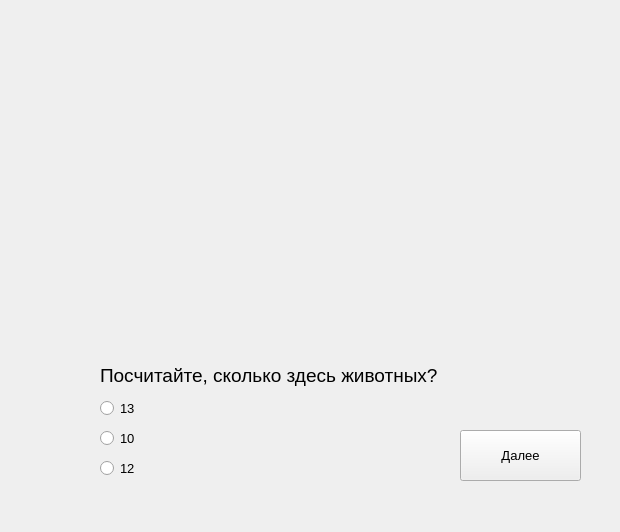
<?xml version="1.0" encoding="UTF-8"?>
<ui version="4.0">
 <class>Form</class>
 <widget class="QWidget" name="Form">
  <property name="geometry">
   <rect>
    <x>0</x>
    <y>0</y>
    <width>620</width>
    <height>532</height>
   </rect>
  </property>
  <property name="windowTitle">
   <string>Form</string>
  </property>
  <widget class="QStackedWidget" name="page_4">
   <property name="geometry">
    <rect>
     <x>20</x>
     <y>30</y>
     <width>581</width>
     <height>471</height>
    </rect>
   </property>
   <property name="currentIndex">
    <number>2</number>
   </property>
   <widget class="QWidget" name="page">
    <widget class="QLabel" name="label">
     <property name="geometry">
      <rect>
       <x>190</x>
       <y>90</y>
       <width>351</width>
       <height>111</height>
      </rect>
     </property>
     <property name="font">
      <font>
       <family>MS Shell Dlg 2</family>
       <pointsize>72</pointsize>
       <bold>false</bold>
      </font>
     </property>
     <property name="text">
      <string>ТЕСТ</string>
     </property>
    </widget>
    <widget class="QPushButton" name="GoButton">
     <property name="geometry">
      <rect>
       <x>210</x>
       <y>280</y>
       <width>191</width>
       <height>101</height>
      </rect>
     </property>
     <property name="font">
      <font>
       <pointsize>16</pointsize>
      </font>
     </property>
     <property name="text">
      <string>Поехали!</string>
     </property>
    </widget>
   </widget>
   <widget class="QWidget" name="page_2">
    <widget class="QLabel" name="label_2">
     <property name="geometry">
      <rect>
       <x>70</x>
       <y>10</y>
       <width>441</width>
       <height>301</height>
      </rect>
     </property>
     <property name="text">
      <string/>
     </property>
     <property name="pixmap">
      <pixmap resource="Resource/Image.qrc">:/newPrefix/na_vnimatelnost.png</pixmap>
     </property>
     <property name="scaledContents">
      <bool>true</bool>
     </property>
    </widget>
    <widget class="QLabel" name="label_3">
     <property name="geometry">
      <rect>
       <x>100</x>
       <y>330</y>
       <width>431</width>
       <height>31</height>
      </rect>
     </property>
     <property name="font">
      <font>
       <pointsize>14</pointsize>
      </font>
     </property>
     <property name="text">
      <string>Посчитайте, сколько здесь кошек?</string>
     </property>
    </widget>
    <widget class="QRadioButton" name="radioButton">
     <property name="geometry">
      <rect>
       <x>100</x>
       <y>380</y>
       <width>82</width>
       <height>17</height>
      </rect>
     </property>
     <property name="font">
      <font>
       <pointsize>10</pointsize>
      </font>
     </property>
     <property name="text">
      <string>13</string>
     </property>
    </widget>
    <widget class="QRadioButton" name="radioButton_2">
     <property name="geometry">
      <rect>
       <x>100</x>
       <y>410</y>
       <width>82</width>
       <height>17</height>
      </rect>
     </property>
     <property name="font">
      <font>
       <pointsize>10</pointsize>
      </font>
     </property>
     <property name="text">
      <string>12</string>
     </property>
    </widget>
    <widget class="QRadioButton" name="radioButton_3">
     <property name="geometry">
      <rect>
       <x>100</x>
       <y>440</y>
       <width>82</width>
       <height>17</height>
      </rect>
     </property>
     <property name="font">
      <font>
       <pointsize>10</pointsize>
      </font>
     </property>
     <property name="text">
      <string>15</string>
     </property>
    </widget>
    <widget class="QPushButton" name="dalee1">
     <property name="geometry">
      <rect>
       <x>440</x>
       <y>410</y>
       <width>121</width>
       <height>51</height>
      </rect>
     </property>
     <property name="font">
      <font>
       <pointsize>10</pointsize>
      </font>
     </property>
     <property name="text">
      <string>Далее</string>
     </property>
    </widget>
   </widget>
   <widget class="QWidget" name="page_3">
    <widget class="QLabel" name="label_4">
     <property name="geometry">
      <rect>
       <x>80</x>
       <y>10</y>
       <width>441</width>
       <height>301</height>
      </rect>
     </property>
     <property name="text">
      <string/>
     </property>
     <property name="pixmap">
      <pixmap resource="Resource/Image.qrc">:/newPrefix/na_vnim2.png</pixmap>
     </property>
     <property name="scaledContents">
      <bool>true</bool>
     </property>
    </widget>
    <widget class="QLabel" name="label_5">
     <property name="geometry">
      <rect>
       <x>80</x>
       <y>330</y>
       <width>431</width>
       <height>31</height>
      </rect>
     </property>
     <property name="font">
      <font>
       <pointsize>14</pointsize>
      </font>
     </property>
     <property name="text">
      <string>Посчитайте, сколько здесь животных?</string>
     </property>
    </widget>
    <widget class="QRadioButton" name="radioButton_4">
     <property name="geometry">
      <rect>
       <x>80</x>
       <y>370</y>
       <width>82</width>
       <height>17</height>
      </rect>
     </property>
     <property name="font">
      <font>
       <pointsize>10</pointsize>
      </font>
     </property>
     <property name="text">
      <string>13</string>
     </property>
    </widget>
    <widget class="QRadioButton" name="radioButton_5">
     <property name="geometry">
      <rect>
       <x>80</x>
       <y>400</y>
       <width>82</width>
       <height>17</height>
      </rect>
     </property>
     <property name="font">
      <font>
       <pointsize>10</pointsize>
      </font>
     </property>
     <property name="text">
      <string>10</string>
     </property>
    </widget>
    <widget class="QRadioButton" name="radioButton_6">
     <property name="geometry">
      <rect>
       <x>80</x>
       <y>430</y>
       <width>82</width>
       <height>17</height>
      </rect>
     </property>
     <property name="font">
      <font>
       <pointsize>10</pointsize>
      </font>
     </property>
     <property name="text">
      <string>12</string>
     </property>
    </widget>
    <widget class="QPushButton" name="dalee2">
     <property name="geometry">
      <rect>
       <x>440</x>
       <y>400</y>
       <width>121</width>
       <height>51</height>
      </rect>
     </property>
     <property name="font">
      <font>
       <pointsize>10</pointsize>
      </font>
     </property>
     <property name="text">
      <string>Далее</string>
     </property>
    </widget>
   </widget>
   <widget class="QWidget" name="page_5">
    <widget class="QLabel" name="label_6">
     <property name="geometry">
      <rect>
       <x>80</x>
       <y>10</y>
       <width>441</width>
       <height>301</height>
      </rect>
     </property>
     <property name="text">
      <string/>
     </property>
     <property name="pixmap">
      <pixmap resource="Resource/Image.qrc">:/newPrefix/na_vnim3.png</pixmap>
     </property>
     <property name="scaledContents">
      <bool>true</bool>
     </property>
    </widget>
    <widget class="QLabel" name="label_7">
     <property name="geometry">
      <rect>
       <x>80</x>
       <y>320</y>
       <width>431</width>
       <height>31</height>
      </rect>
     </property>
     <property name="font">
      <font>
       <pointsize>14</pointsize>
      </font>
     </property>
     <property name="text">
      <string>А здесь сколько?</string>
     </property>
    </widget>
    <widget class="QRadioButton" name="radioButton_7">
     <property name="geometry">
      <rect>
       <x>80</x>
       <y>360</y>
       <width>82</width>
       <height>17</height>
      </rect>
     </property>
     <property name="font">
      <font>
       <pointsize>10</pointsize>
      </font>
     </property>
     <property name="text">
      <string>3</string>
     </property>
    </widget>
    <widget class="QRadioButton" name="radioButton_8">
     <property name="geometry">
      <rect>
       <x>80</x>
       <y>390</y>
       <width>82</width>
       <height>17</height>
      </rect>
     </property>
     <property name="font">
      <font>
       <pointsize>10</pointsize>
      </font>
     </property>
     <property name="text">
      <string>2</string>
     </property>
    </widget>
    <widget class="QRadioButton" name="radioButton_9">
     <property name="geometry">
      <rect>
       <x>80</x>
       <y>420</y>
       <width>82</width>
       <height>17</height>
      </rect>
     </property>
     <property name="font">
      <font>
       <pointsize>10</pointsize>
      </font>
     </property>
     <property name="text">
      <string>4</string>
     </property>
    </widget>
    <widget class="QPushButton" name="dalee1_3">
     <property name="geometry">
      <rect>
       <x>440</x>
       <y>400</y>
       <width>121</width>
       <height>51</height>
      </rect>
     </property>
     <property name="font">
      <font>
       <pointsize>10</pointsize>
      </font>
     </property>
     <property name="text">
      <string>Далее</string>
     </property>
    </widget>
   </widget>
   <widget class="QWidget" name="scorePage">
    <widget class="QLabel" name="ball">
     <property name="geometry">
      <rect>
       <x>80</x>
       <y>100</y>
       <width>441</width>
       <height>61</height>
      </rect>
     </property>
     <property name="font">
      <font>
       <pointsize>24</pointsize>
      </font>
     </property>
     <property name="text">
      <string>Баллы: </string>
     </property>
    </widget>
    <widget class="QLabel" name="ocenka">
     <property name="geometry">
      <rect>
       <x>70</x>
       <y>240</y>
       <width>461</width>
       <height>81</height>
      </rect>
     </property>
     <property name="font">
      <font>
       <pointsize>24</pointsize>
      </font>
     </property>
     <property name="text">
      <string>Оценка: </string>
     </property>
    </widget>
    <widget class="QPushButton" name="domoy">
     <property name="geometry">
      <rect>
       <x>440</x>
       <y>370</y>
       <width>121</width>
       <height>51</height>
      </rect>
     </property>
     <property name="font">
      <font>
       <pointsize>10</pointsize>
      </font>
     </property>
     <property name="text">
      <string>Домой</string>
     </property>
    </widget>
   </widget>
  </widget>
 </widget>
 <resources>
  <include location="Resource/Image.qrc"/>
 </resources>
 <connections/>
</ui>
